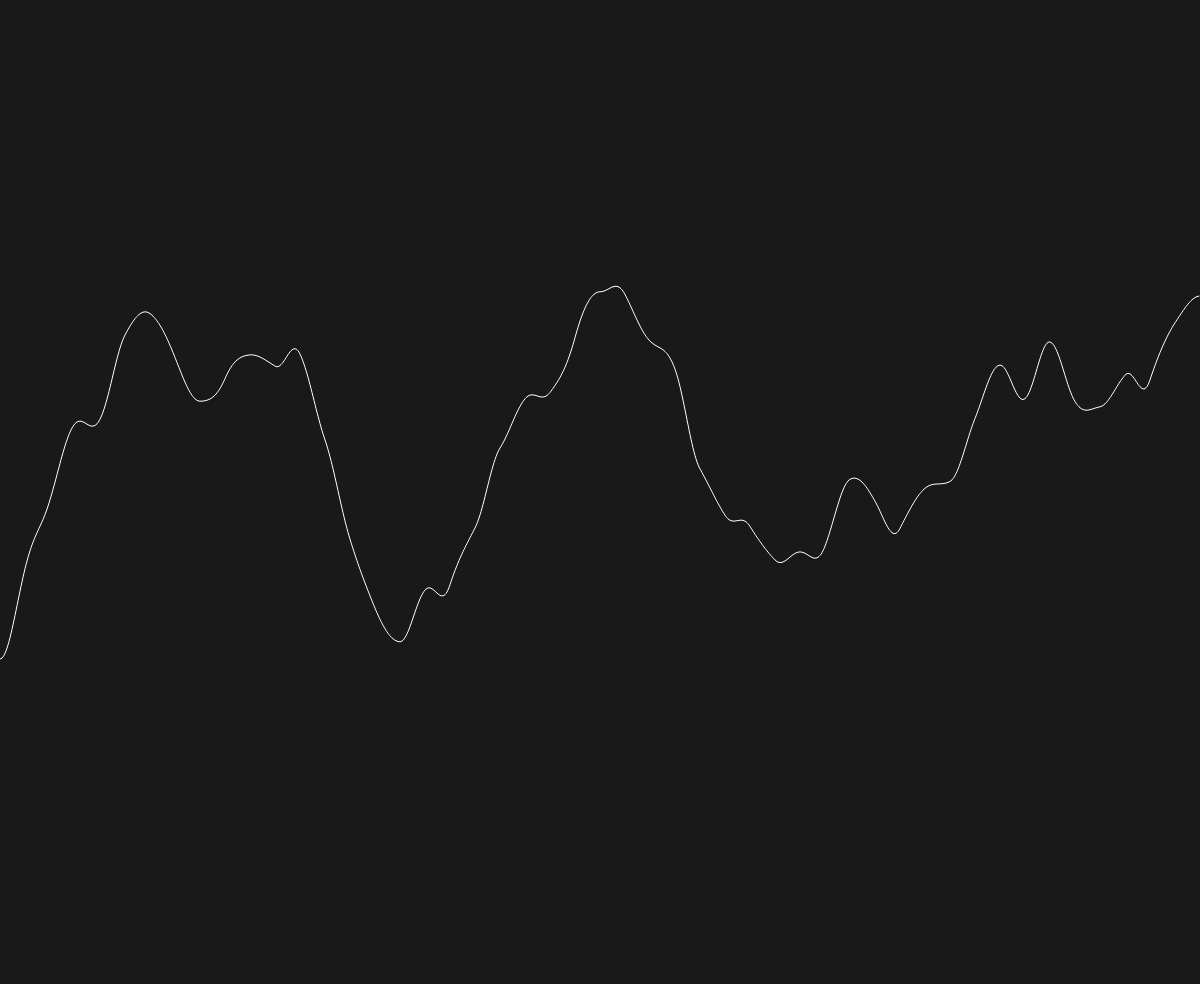
Frame 1 (no input)
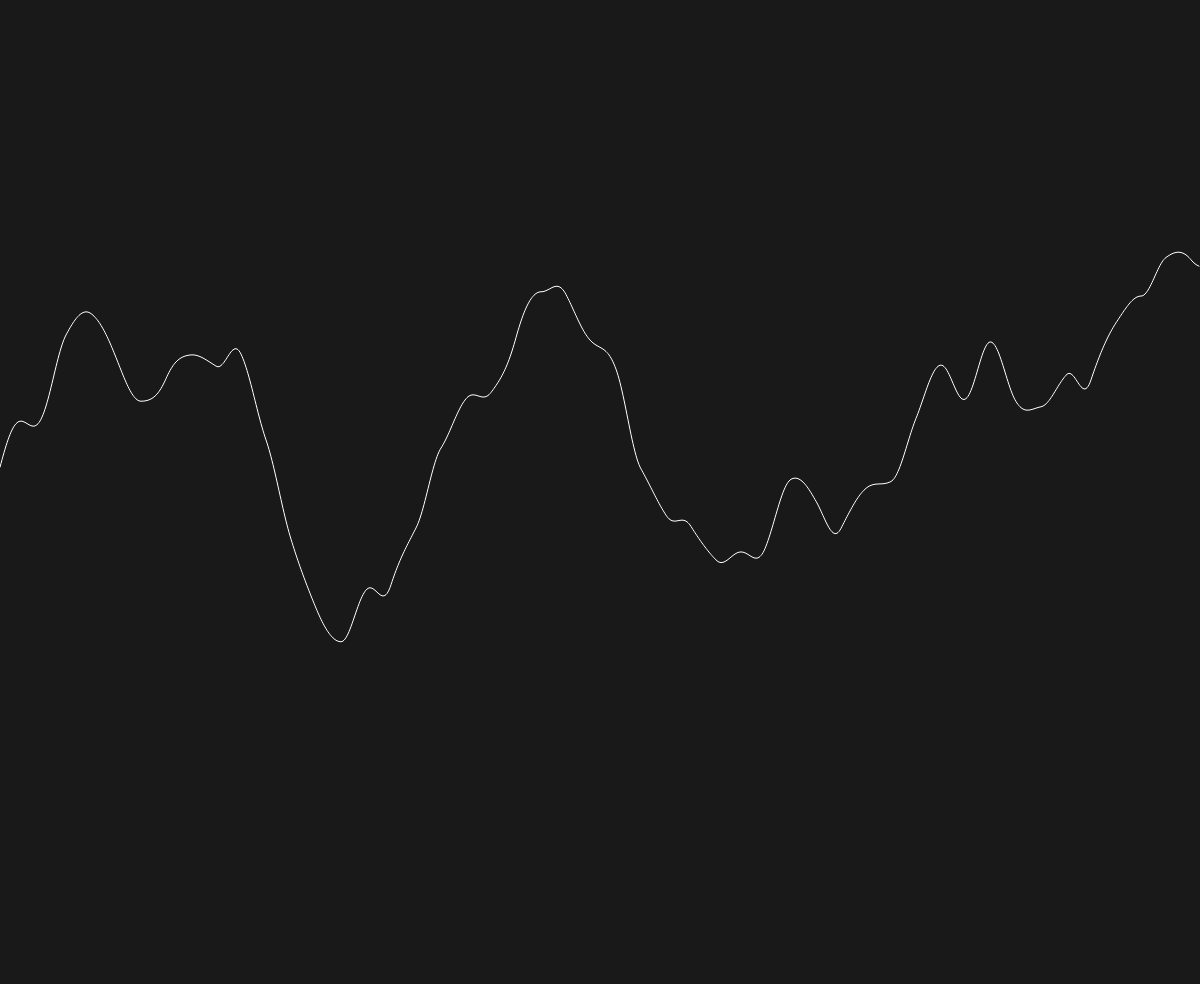
Frame 60 (no input)
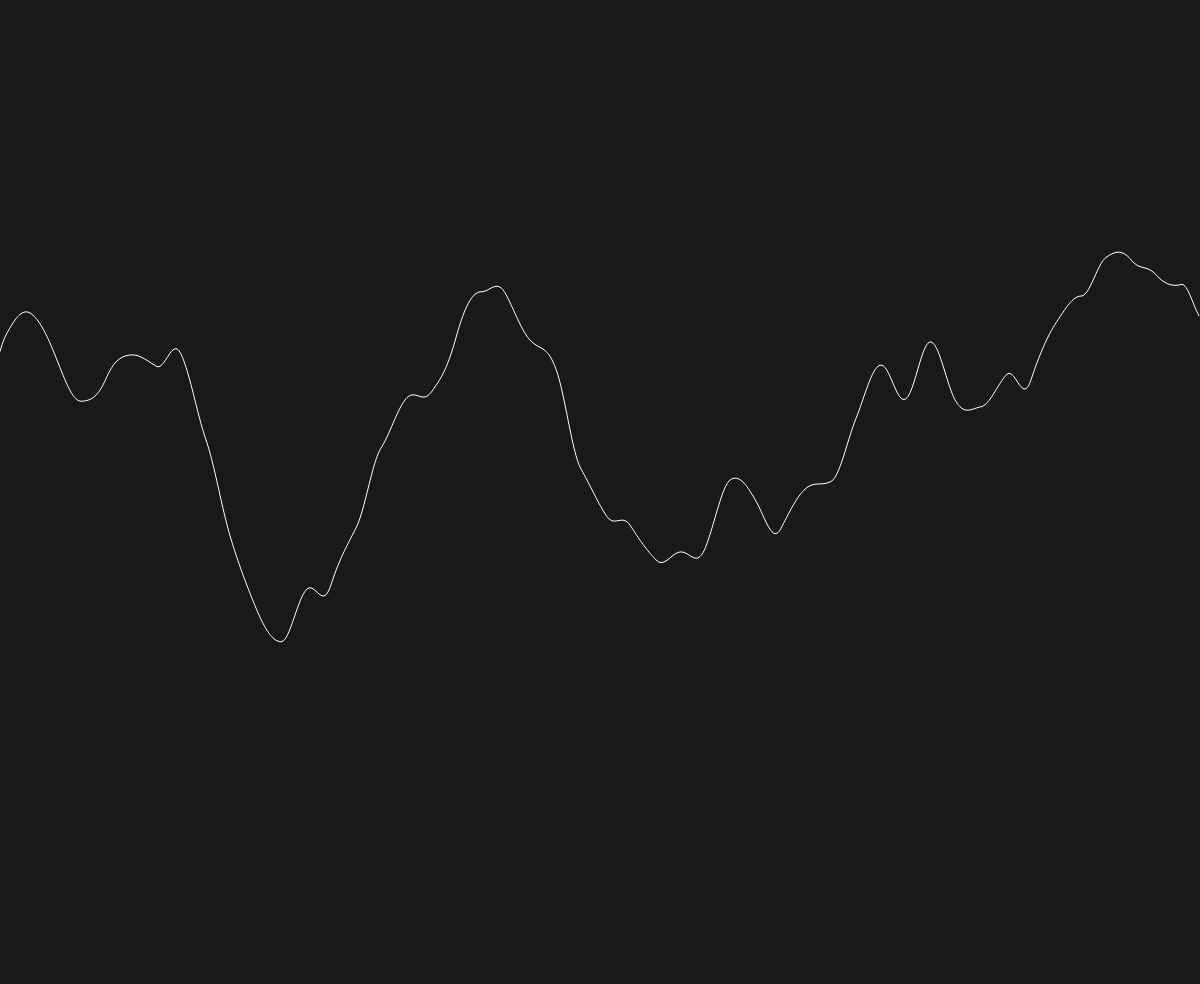
Frame 120 (the mouse pressed at the canvas centre since frame 60)

The p5.js sketch that drew these frames (run headless with seeded random() and noise() and a simulated clock; from frame 60 on, the mouse is pressed at the canvas centre):

// p5.js sketch
// ── sketch.js
const inc = 0.005
let start = 0

function setup () {
  createCanvas(windowWidth, windowHeight - 16)
}

function draw () {
  background(25)
  shapeCreation()
  movement()
}

function movement () {
  start += inc
}

function shapeCreation () {
  beginShape()
    let xoff = start
    for(let x = 0; x < width; x++) {
      stroke(255)
      noFill()
      let y = noise(xoff) * height
      xoff += inc
      vertex(x, y)
    }
  endShape()
}
